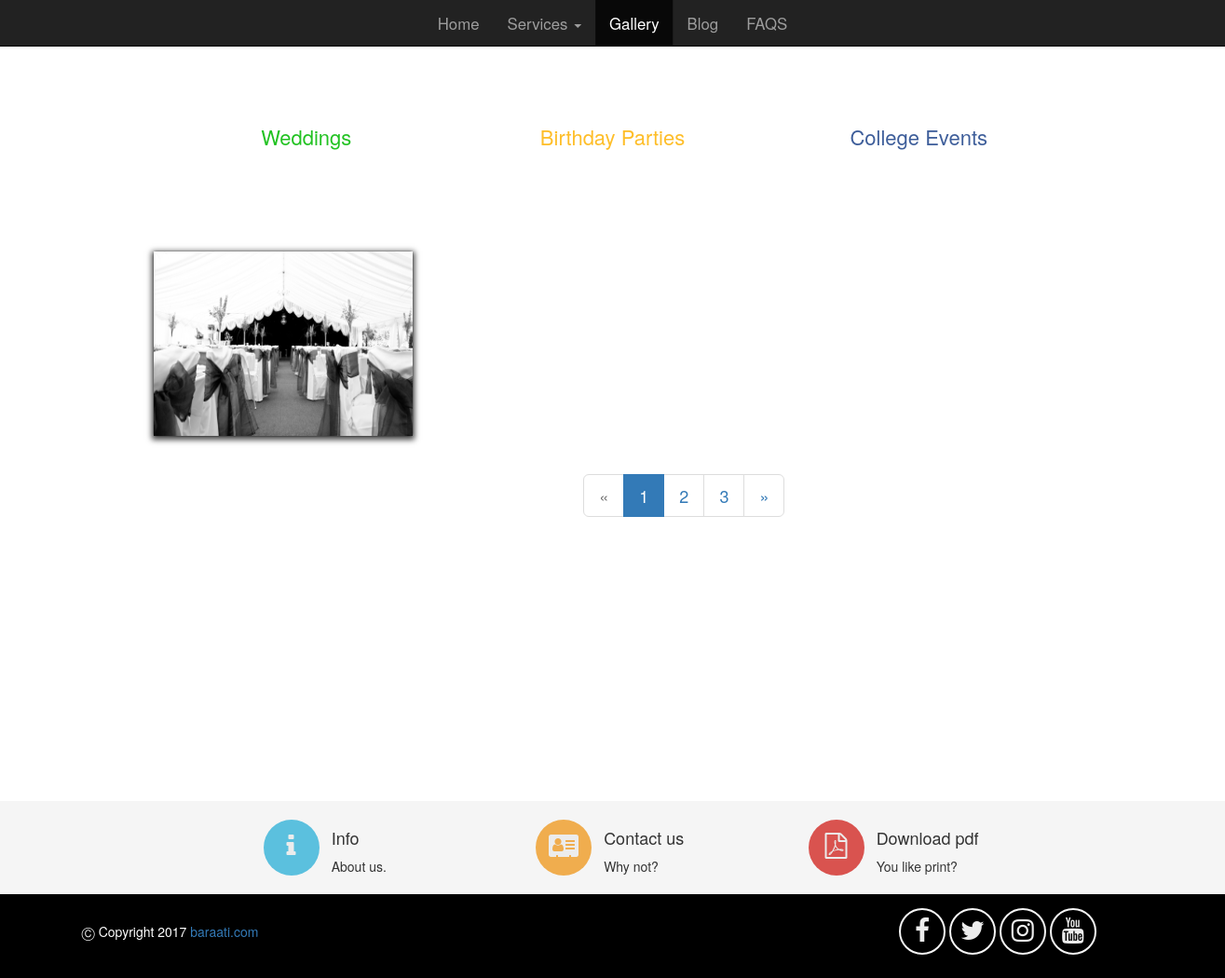
Page /gallery/ on the committed database.
### homepage/models.py (models this page shows, shortened)
class NavMenuDtls(models.Model):
    navMenuId=models.ForeignKey(NavMenuMst)
    navMenuName = models.CharField(max_length=250)
    navMenuTooltip=models.CharField(max_length=250)
    langId=models.IntegerField(default=1)

### gallery/models.py (models this page shows, shortened)
class ImageFilterDtl(models.Model):
    filter_id=models.ForeignKey(ImageFilterMst)
    filter_name=models.CharField(max_length=250)
    filter_tooltip=models.CharField(max_length=250,blank=True)
    lang_id=models.IntegerField(default=1)

class ImageGallery(models.Model):
    filter_id=models.ForeignKey(ImageFilterDtl)
    image_name=models.CharField(max_length=250)
    image_path=models.ImageField()
    def __unicode__(self):
        return str(self.image_name)

### gallery/views.py (the view)
# urls.py: url(r'^gallery/',galleryViews.openGalleryPage,name='open_gallery'),
def openGalleryPage(request):
    current_url = resolve(request.path_info).url_name
    return render(request,'gallery/gallery.html', {})

### gallery/templatetags/gallerytags.py (called while the page is built)
@register.simple_tag
def getImageFilter():
    imageFilter=ImageFilterDtl.objects.filter(filter_id__active_flag=1).select_related().order_by('filter_id__filter_order')
    return imageFilter

@register.simple_tag
def getImageFromPage(lists):
    images=list(lists)[0]
    return images

@register.simple_tag()
def getImageFromTags(image_tag,request):
    image=ImageGallery.objects.filter(filter_id__filter_id__filter_tag__exact=str(image_tag)).select_related()
    print image
    if len(image) > 0:
        print 'insode'
        pagination_list=[]
        paginator=Paginator(image,1)
        page=int(request.GET.get('page','1'))
        try:
            images=paginator.page(page)
        except PageNotAnInteger:
            images=paginator.page(1)
        except EmptyPage:
            images=paginator.page(paginator.num_pages)
        pagination_list.append(images)
        pagination_list.append(page)
        return pagination_list
    else:
        return None

### homepage/models.py (called while the page is built)
    def __unicode__(self):
        return str(self.pk)

### homepage/templatetags/homepagetags.py (called while the page is built)
@register.simple_tag
def getChildMenu(parentId):
    childMenu = NavMenuDtls.objects.filter(navMenuId__parentNavMenu=str(parentId)).select_related().order_by('navMenuId__navOrder')
    if len(childMenu)>0:
        return childMenu
    else:
        return None

@register.simple_tag
def getNavigationMenus():
    navigation_menus = NavMenuDtls.objects.filter(navMenuId__activeFlag=1).select_related().order_by('navMenuId__navOrder')
    return  navigation_menus

### templates/gallery/gallery.html (shortened to what this page needs)
{% extends 'homepage/base.html' %}
{% load gallerytags %}
{% block loadcss %}
    {% load staticfiles %}
    <link rel="stylesheet" type="text/css" href={% static 'homepage/css/gallery.css' %}>
{% endblock %}
{% block content %}
    <div style="height: 100%">
        <div class="col-lg-12" style="height:50px;"></div>
        <section>
            {% getImageFilter as imageFilters %}
            <div class="board">
                <div class="board-inner">
                    <ul class="nav nav-tabs" id="myTab">
                        {% for imageFilter in imageFilters %}
                            <li {% if forloop.counter == 1 %}class="active" {% endif %}>
                                <a href="#{{ imageFilter.filter_id.filter_tag }}" data-toggle="tab"
                                   title="{{ imageFilter.filter_id.filter_tag }}" style="width: 100%">
                      <span class="round-tabs {{ imageFilter.filter_id.filter_tag }}"
                            style="width: 100%; text-align: center">
                             {{ imageFilter.filter_name }}
                      </span>
                                </a></li>
                        {% endfor %}
                    </ul>
                </div>
                <div class="tab-content">
                    {% for imageFilter in imageFilters %}
                        <div class="tab-pane fade in {% if forloop.counter == 1 %}active {% endif %}"
                             id="{{ imageFilter.filter_id.filter_tag }}">
                            <div class="row container">
                                {% getImageFromTags imageFilter.filter_id.filter_tag request as pagination_list %}
                                {% if pagination_list is not None %}
                                    {% getImageFromPage pagination_list as images %}
                                    {% for image in images %}
                                        <div class="col-lg-2 col-md-2 col-sm-2 col-xs-2 thumbnail">
                                            <a href="#" data-toggle="modal" data-target="#lightbox">
                                                <img src="{{ image.image_path.url }}" alt="{{ image.image_name }}"
                                                     class="img-responsive">
                                            </a>
                                        </div>
                                    {% endfor %}
                                    <div class="clearfix"></div>
                                    <div style="text-align: center">
                                        {% include 'gallery/pagination.html' with page=images %}</div>
                                {% endif %}
                            </div>
                        </div>
                    {% endfor %}
                </div>
            </div>
        </section>
    </div>
{% endblock %}

### templates/homepage/base.html (shortened to what this page needs)
<!DOCTYPE html>
{% load homepagetags %}
<html lang="en">
<head>
    {% load staticfiles %}
    <link rel="stylesheet" type="text/css" href={% static 'homepage/css/homepage.css' %}>
    <link rel="stylesheet" type="text/css" href='https://maxcdn.bootstrapcdn.com/bootstrap/3.3.7/css/bootstrap.min.css'>
    <link rel="stylesheet" type="text/css" href={% static 'homepage/css/font-awesome.min.css' %}>
    <link rel="stylesheet" type="text/css" href={% static 'homepage/css/homepage.css' %}>
    {% block loadcss %}
    {% endblock %}
</head>
<body>
<nav class="navbar navbar-inverse navbar-fixed-top">
    <div class="container-fluid">
        <ul class="nav navbar-nav navbar-center">
            {% getNavigationMenus as navigation_menus %}
            {% for menus in navigation_menus %}
                {% getChildMenu menus.navMenuId as menuChild %}
                {% if menus.navMenuId.parentNavMenu == -1 %}
                    <li {% if forloop.counter == 1 %}class="active" {% endif %}><a
                            {% if menus.navMenuId.urlPageName %}href="{% url menus.navMenuId.urlPageName %}"{% endif %}
                            {% if menuChild is not None %}
                            class="dropdown-toggle" data-toggle="dropdown" data-hover="dropdown"{% endif %}>
                        {{ menus.navMenuName }}{% if menuChild is not None %} <span class="caret"></span>{% endif %}</a>
                    </li>
                {% endif %}
            {% endfor %}
        </ul>
    </div>
</nav>
{% block content %}
{% endblock %}
<footer class="mt-5">
    <div class="container-fluid bg-faded mt-5" style="background-color: #f5f5f5; height: 100px">
        <div class="container">
            <div class="row py-3" style="margin-top: 20px;width: auto">
                <div class="col-md-3 col-xs-3 col-md-offset-2 col-xs-offset-2">
                    <div class="row py-2">
                        <div class="col-sm-3 hidden-md-down">
                            <a class="bg-circle btn-info" href="{% url 'open_about' %}">
                                <i class="fa fa-2x fa-fw fa-info" aria-hidden="true "></i>
                            </a>
                        </div>
                        <div class="col-sm-9">
                            <h4>Info</h4>
                            About us.
                        </div>
                    </div>
                </div>
                <div class="col-md-3 col-xs-3">
                    <div class="row py-2">
                        <div class="col-sm-3 hidden-md-down">
                            <a class="bg-circle btn-warning" href="{% url 'open_contact' %}">
                                <i class="fa fa-2x fa-fw fa-address-card" aria-hidden="true "></i>
                            </a>
                        </div>
                        <div class="col-sm-9">
                            <h4>Contact us</h4>
                            <p>Why not?</p>
                        </div>
                    </div>
                </div>
                <div class="col-md-3  col-xs-3">
                    <div class="row py-2">
                        <div class="col-sm-3 hidden-md-down">
                            <a class="bg-circle btn-danger" href="# ">
                                <i class="fa fa-2x fa-fw fa-file-pdf-o" aria-hidden="true "></i>
                            </a>
                        </div>
                        <div class="col-sm-9">
                            <h4>Download pdf</h4>
                            <p> You like print?</p>
                        </div>
                    </div>
                </div>
            </div>
        </div>
    </div>
    <div class="container-fluid bg-primary py-3">
        <div class="container">
            <div class="row py-3">
                <div class="col-md-9" style="line-height: 80px">
                    <p class="text-white">&#9400; Copyright 2017 <a href="{% url 'open_homepage' %}">baraati.com</a></p>
                </div>
                <div class="col-md-3">
                    <div class="d-inline-block" style="height:80px; ">
                        <div class="bg-circle-outline d-inline-block" style="text-align: center">
                            <a href="https://www.facebook.com/" class="text-white"><i
                                    class="fa fa-2x fa-fw fa-facebook"></i>
                            </a>
                        </div>
                        <div class="bg-circle-outline d-inline-block" style="text-align: center">
                            <a href="https://twitter.com/" class="text-white">
                                <i class="fa fa-2x fa-fw fa-twitter"></i></a>
                        </div>
                        <div class="bg-circle-outline d-inline-block" style="text-align: center">
                            <a href="https://www.linkedin.com/company/" class="text-white">
                                <i class="fa fa-2x fa-fw fa-instagram"></i></a>
                        </div>
                        <div class="bg-circle-outline d-inline-block" style="text-align: center">
                            <a href="https://www.linkedin.com/company/" class="text-white">
                                <i class="fa fa-2x fa-fw fa-youtube"></i></a>
                        </div>
                    </div>
                </div>
            </div>
        </div>
    </div>
</footer>
</body>
</html>

### templates/gallery/pagination.html (shortened to what this page needs)
<nav aria-label="Page navigation">
    {% if page.has_other_pages %}
        <ul class="pagination pagination-lg pg-red">
            {% if page.has_previous %}
                <li class="page-item"><a class="page-link" aria-label="Previous" href="?page={{ page.previous_page_number }}">&laquo;</a></li>
            {% else %}
                <li class="disabled page-item"><span>&laquo;</span></li>
            {% endif %}
            {% for pages in page.paginator.page_range %}
                {% if page.number == pages %}
                    <li class="active page-item"><span>{{ pages }} </span></li>
                {% else %}
                    <li class="page-item"><a class="page-link" href="?page={{ pages }}">{{ pages }}</a></li>
                {% endif %}
            {% endfor %}
            {% if page.has_next %}
                <li class="page-item"><a class="page-link" href="?page={{ page.next_page_number }}">&raquo;</a></li>
            {% else %}
                <li class="disabled page-item"><span>&raquo;</span></li>
            {% endif %}
        </ul>
    {% endif %}
</nav>

### homepage/static/homepage/css/homepage.css (style rules this page uses)
.nav a { font-size: 1.2em !important; }
.bg-primary { background-color: #000 !important; }
.bg-circle { display: inline-block; width: 60px; height: 60px; padding: 14px 4px; color: #ececec; text-align: center; border-radius: 50%; }
.bg-circle-outline { width: 50px; height: 50px; color: #f5f5f5; padding: 8px 2px; border: 2px solid; border-color: #f5f5f5; border-radius: 50%; display: inline-block; margin-top: 15px; }
.bg-circle-outline a, a:hover, .media a:focus { text-decoration: none !important; outline: none; color: #ececec; }
@media (min-width: 768px) { .navbar-nav.navbar-center { position: absolute; left: 50%; transform: translatex(-50%); } }

### homepage/static/homepage/css/gallery.css (style rules this page uses)
.tab-pane img { -webkit-filter: grayscale(1); -webkit-box-shadow: 0px 2px 6px 2px rgba(0, 0, 0, 0.75); -moz-box-shadow: 0px 2px 6px 2px rgba(0, 0, 0, 0.75); box-shadow: 0px 2px 6px 2px rgba(0, 0, 0, 0.75); }
.board { width: 75%; margin: 60px auto; height: inherit; background: #fff; }
.board .nav-tabs { position: relative; border-bottom: 0; width: 100%; margin: 40px auto; margin-bottom: 0; box-sizing: border-box; }
span.round-tabs { display: inline-block; background: #FFF; position: absolute; left: 0; text-align: center; font-size: 22px; }
span.round-tabs.Weddings { color: #22C222; }
span.round-tabs.Birthday { color: #FEBE29; }
span.round-tabs.School { color: #3e5e9a; }
.nav-tabs > li { flex: 1; width: 20%; }
.nav-tabs { display: flex; }
.nav-tabs > li a { width: 70px; height: 70px; margin: 20px auto; border-radius: 100%; padding: 0; }
.tab-pane { position: relative; padding-top: 50px; }
div.thumbnail { height: 200px; width:280px; }
div.thumbnail img { position: absolute; display: block; height: 100%; top: 50%; left: 50%; transform: translate3d(-50%,-50%,0); }

### rows in the picture
NavMenuDtls: navMenuName "Home"
NavMenuDtls: navMenuName "Services"
NavMenuDtls: navMenuName "Gallery"
NavMenuDtls: navMenuName "Blog"
NavMenuDtls: navMenuName "FAQS"
ImageFilterDtl: filter_name "Weddings", page_range "1", page_range "2" "3"
ImageFilterDtl: filter_name "Birthday Parties"
ImageFilterDtl: filter_name "College Events"
ImageGallery: image_path (picture)
